Frame 1 (no input): blank canvas, image omitted
Frame 60 (the mouse pressed at the canvas centre just before this capture): blank canvas, image omitted
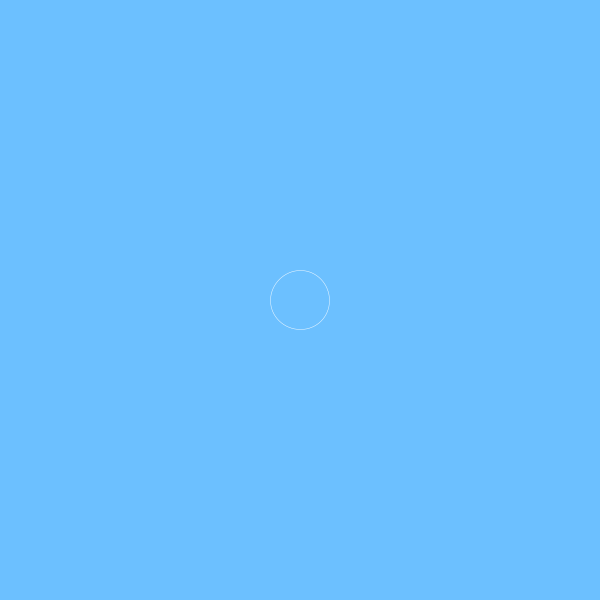
Frame 120 (the mouse held since frame 60 and released just before this capture)

The Processing sketch whose frames 1 and 60 were blank and that drew this single picture after the mouse press (run headless with seeded random() and noise(); from frame 60 on, the mouse is pressed at the canvas centre):

// Processing sketch: processing_143730
// ── processing_143730.pde

ArrayList<Circle> drops;
void setup() {
  size(600,600);
  drops=new ArrayList();
}
float r=0;
void draw() {
  fill(108, 192, 255);
  noStroke();
  rect(0, 0, width, height);
  for (int i=0;i<drops.size();i++) {
    Circle drop=drops.get(i);
    drop.display();
    drop.movement();
  } 
}

void mousePressed() {
  drops.add(new Circle(mouseX, mouseY, r));
}



class Circle{
  float x;
  float y;
  float rad;
Circle(float tempX,float tempY,float tempR){
x=tempX;
y=tempY;
rad=tempR;

}
void display(){
  noFill();
  stroke(255,255-rad/2);
  strokeWeight(0.5);
  ellipse(x, y,rad,rad);

}

void movement(){
 rad++;
 if(255-rad/2<0){
 drops.remove(0);
 }
}

}
